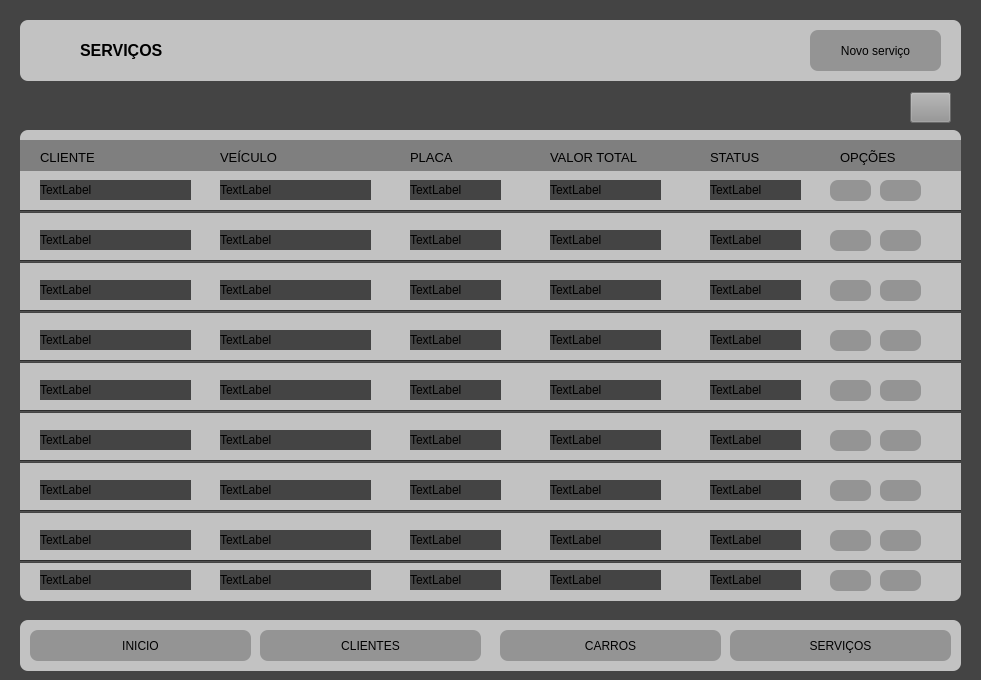
 <widget class="QDialog" name="Dialog">
  <property name="geometry">
   <rect>
    <x>0</x>
    <y>0</y>
    <width>981</width>
    <height>680</height>
   </rect>
  </property>
  <property name="windowTitle">
   <string>Dialog</string>
  </property>
  <property name="styleSheet">
   <string notr="true">background-color: rgb(68, 68, 68);</string>
  </property>
  <widget class="QLabel" name="label">
   <property name="geometry">
    <rect>
     <x>20</x>
     <y>20</y>
     <width>941</width>
     <height>61</height>
    </rect>
   </property>
   <property name="styleSheet">
    <string notr="true">border-radius: 8px;
background-color: rgb(194, 194, 194);
</string>
   </property>
   <property name="text">
    <string>&lt;html&gt;&lt;head/&gt;&lt;body&gt;&lt;p&gt;&lt;br/&gt;&lt;/p&gt;&lt;p&gt;&lt;br/&gt;&lt;/p&gt;&lt;/body&gt;&lt;/html&gt;</string>
   </property>
  </widget>
  <widget class="QLabel" name="label_2">
   <property name="geometry">
    <rect>
     <x>30</x>
     <y>30</y>
     <width>41</width>
     <height>41</height>
    </rect>
   </property>
   <property name="styleSheet">
    <string notr="true">background-color: rgb(194, 194, 194);
image: url(:/newPrefix/servico-tecnico.png);</string>
   </property>
   <property name="text">
    <string/>
   </property>
  </widget>
  <widget class="QLabel" name="label_3">
   <property name="geometry">
    <rect>
     <x>80</x>
     <y>30</y>
     <width>161</width>
     <height>41</height>
    </rect>
   </property>
   <property name="styleSheet">
    <string notr="true">background-color: rgb(194, 194, 194);
</string>
   </property>
   <property name="text">
    <string>&lt;html&gt;&lt;head/&gt;&lt;body&gt;&lt;p&gt;&lt;span style=&quot; font-size:12pt; font-weight:600;&quot;&gt;SERVIÇOS&lt;/span&gt;&lt;/p&gt;&lt;/body&gt;&lt;/html&gt;</string>
   </property>
  </widget>
  <widget class="QLabel" name="label_4">
   <property name="geometry">
    <rect>
     <x>20</x>
     <y>130</y>
     <width>941</width>
     <height>471</height>
    </rect>
   </property>
   <property name="styleSheet">
    <string notr="true">border-radius: 8px;
background-color: rgb(194, 194, 194);
</string>
   </property>
   <property name="text">
    <string>&lt;html&gt;&lt;head/&gt;&lt;body&gt;&lt;p&gt;&lt;br/&gt;&lt;/p&gt;&lt;p&gt;&lt;br/&gt;&lt;/p&gt;&lt;/body&gt;&lt;/html&gt;</string>
   </property>
  </widget>
  <widget class="QPushButton" name="novoclientebotao">
   <property name="geometry">
    <rect>
     <x>810</x>
     <y>30</y>
     <width>131</width>
     <height>41</height>
    </rect>
   </property>
   <property name="styleSheet">
    <string notr="true">border-radius: 8px;
background-color: rgb(148, 148, 148);</string>
   </property>
   <property name="text">
    <string>Novo serviço</string>
   </property>
   <property name="icon">
    <iconset>
     <normaloff>img/botao-adicionar.png</normaloff>img/botao-adicionar.png</iconset>
   </property>
   <property name="iconSize">
    <size>
     <width>24</width>
     <height>24</height>
    </size>
   </property>
  </widget>
  <widget class="QPushButton" name="refreshbotao">
   <property name="geometry">
    <rect>
     <x>910</x>
     <y>92</y>
     <width>41</width>
     <height>31</height>
    </rect>
   </property>
   <property name="styleSheet">
    <string notr="true">background-color: rgb(148, 148, 148);
image: url(:/newPrefix/atualizar.png);</string>
   </property>
   <property name="text">
    <string/>
   </property>
  </widget>
  <widget class="QLabel" name="label_7">
   <property name="geometry">
    <rect>
     <x>20</x>
     <y>140</y>
     <width>941</width>
     <height>31</height>
    </rect>
   </property>
   <property name="styleSheet">
    <string notr="true">background-color: rgb(127, 127, 127);</string>
   </property>
   <property name="text">
    <string/>
   </property>
  </widget>
  <widget class="QLabel" name="label_6">
   <property name="geometry">
    <rect>
     <x>40</x>
     <y>150</y>
     <width>101</width>
     <height>16</height>
    </rect>
   </property>
   <property name="styleSheet">
    <string notr="true">background-color: rgb(127, 127, 127);
font: 75 8pt &quot;System&quot;;
</string>
   </property>
   <property name="text">
    <string>&lt;html&gt;&lt;head/&gt;&lt;body&gt;&lt;p&gt;&lt;span style=&quot; font-size:10pt;&quot;&gt;CLIENTE&lt;/span&gt;&lt;/p&gt;&lt;/body&gt;&lt;/html&gt;</string>
   </property>
  </widget>
  <widget class="QLabel" name="label_20">
   <property name="geometry">
    <rect>
     <x>220</x>
     <y>150</y>
     <width>91</width>
     <height>16</height>
    </rect>
   </property>
   <property name="styleSheet">
    <string notr="true">background-color: rgb(127, 127, 127);
font: 75 8pt &quot;System&quot;;
</string>
   </property>
   <property name="text">
    <string>&lt;html&gt;&lt;head/&gt;&lt;body&gt;&lt;p&gt;&lt;span style=&quot; font-size:10pt;&quot;&gt;VEÍCULO&lt;/span&gt;&lt;/p&gt;&lt;/body&gt;&lt;/html&gt;</string>
   </property>
  </widget>
  <widget class="QLabel" name="label_21">
   <property name="geometry">
    <rect>
     <x>410</x>
     <y>150</y>
     <width>81</width>
     <height>16</height>
    </rect>
   </property>
   <property name="styleSheet">
    <string notr="true">background-color: rgb(127, 127, 127);
font: 75 8pt &quot;System&quot;;
</string>
   </property>
   <property name="text">
    <string>&lt;html&gt;&lt;head/&gt;&lt;body&gt;&lt;p&gt;&lt;span style=&quot; font-size:10pt;&quot;&gt;PLACA&lt;/span&gt;&lt;/p&gt;&lt;/body&gt;&lt;/html&gt;</string>
   </property>
  </widget>
  <widget class="QLabel" name="label_22">
   <property name="geometry">
    <rect>
     <x>550</x>
     <y>150</y>
     <width>91</width>
     <height>16</height>
    </rect>
   </property>
   <property name="styleSheet">
    <string notr="true">background-color: rgb(127, 127, 127);
font: 75 8pt &quot;System&quot;;
</string>
   </property>
   <property name="text">
    <string>&lt;html&gt;&lt;head/&gt;&lt;body&gt;&lt;p&gt;&lt;span style=&quot; font-size:10pt;&quot;&gt;VALOR TOTAL&lt;/span&gt;&lt;/p&gt;&lt;/body&gt;&lt;/html&gt;</string>
   </property>
  </widget>
  <widget class="QLabel" name="label_23">
   <property name="geometry">
    <rect>
     <x>840</x>
     <y>150</y>
     <width>61</width>
     <height>16</height>
    </rect>
   </property>
   <property name="styleSheet">
    <string notr="true">background-color: rgb(127, 127, 127);
font: 75 8pt &quot;System&quot;;
</string>
   </property>
   <property name="text">
    <string>&lt;html&gt;&lt;head/&gt;&lt;body&gt;&lt;p&gt;&lt;span style=&quot; font-size:10pt;&quot;&gt;OPÇÕES&lt;/span&gt;&lt;/p&gt;&lt;/body&gt;&lt;/html&gt;</string>
   </property>
  </widget>
  <widget class="Line" name="line">
   <property name="geometry">
    <rect>
     <x>20</x>
     <y>210</y>
     <width>941</width>
     <height>3</height>
    </rect>
   </property>
   <property name="orientation">
    <enum>Qt::Horizontal</enum>
   </property>
  </widget>
  <widget class="Line" name="line_2">
   <property name="geometry">
    <rect>
     <x>20</x>
     <y>260</y>
     <width>941</width>
     <height>3</height>
    </rect>
   </property>
   <property name="orientation">
    <enum>Qt::Horizontal</enum>
   </property>
  </widget>
  <widget class="Line" name="line_3">
   <property name="geometry">
    <rect>
     <x>20</x>
     <y>310</y>
     <width>941</width>
     <height>3</height>
    </rect>
   </property>
   <property name="orientation">
    <enum>Qt::Horizontal</enum>
   </property>
  </widget>
  <widget class="Line" name="line_4">
   <property name="geometry">
    <rect>
     <x>20</x>
     <y>360</y>
     <width>941</width>
     <height>3</height>
    </rect>
   </property>
   <property name="orientation">
    <enum>Qt::Horizontal</enum>
   </property>
  </widget>
  <widget class="Line" name="line_5">
   <property name="geometry">
    <rect>
     <x>20</x>
     <y>410</y>
     <width>941</width>
     <height>3</height>
    </rect>
   </property>
   <property name="orientation">
    <enum>Qt::Horizontal</enum>
   </property>
  </widget>
  <widget class="Line" name="line_6">
   <property name="geometry">
    <rect>
     <x>20</x>
     <y>460</y>
     <width>941</width>
     <height>3</height>
    </rect>
   </property>
   <property name="orientation">
    <enum>Qt::Horizontal</enum>
   </property>
  </widget>
  <widget class="Line" name="line_7">
   <property name="geometry">
    <rect>
     <x>20</x>
     <y>510</y>
     <width>941</width>
     <height>3</height>
    </rect>
   </property>
   <property name="orientation">
    <enum>Qt::Horizontal</enum>
   </property>
  </widget>
  <widget class="Line" name="line_8">
   <property name="geometry">
    <rect>
     <x>20</x>
     <y>560</y>
     <width>941</width>
     <height>3</height>
    </rect>
   </property>
   <property name="orientation">
    <enum>Qt::Horizontal</enum>
   </property>
  </widget>
  <widget class="QLabel" name="nomecliente">
   <property name="geometry">
    <rect>
     <x>40</x>
     <y>180</y>
     <width>151</width>
     <height>20</height>
    </rect>
   </property>
   <property name="text">
    <string>TextLabel</string>
   </property>
  </widget>
  <widget class="QLabel" name="nomecarro">
   <property name="geometry">
    <rect>
     <x>220</x>
     <y>180</y>
     <width>151</width>
     <height>20</height>
    </rect>
   </property>
   <property name="text">
    <string>TextLabel</string>
   </property>
  </widget>
  <widget class="QLabel" name="placaveiculo">
   <property name="geometry">
    <rect>
     <x>410</x>
     <y>180</y>
     <width>91</width>
     <height>20</height>
    </rect>
   </property>
   <property name="text">
    <string>TextLabel</string>
   </property>
  </widget>
  <widget class="QLabel" name="valortotal">
   <property name="geometry">
    <rect>
     <x>550</x>
     <y>180</y>
     <width>111</width>
     <height>20</height>
    </rect>
   </property>
   <property name="text">
    <string>TextLabel</string>
   </property>
  </widget>
  <widget class="QLabel" name="placaveiculo_2">
   <property name="geometry">
    <rect>
     <x>410</x>
     <y>230</y>
     <width>91</width>
     <height>20</height>
    </rect>
   </property>
   <property name="text">
    <string>TextLabel</string>
   </property>
  </widget>
  <widget class="QLabel" name="nomecliente_2">
   <property name="geometry">
    <rect>
     <x>40</x>
     <y>230</y>
     <width>151</width>
     <height>20</height>
    </rect>
   </property>
   <property name="text">
    <string>TextLabel</string>
   </property>
  </widget>
  <widget class="QLabel" name="valortotal_2">
   <property name="geometry">
    <rect>
     <x>550</x>
     <y>230</y>
     <width>111</width>
     <height>20</height>
    </rect>
   </property>
   <property name="text">
    <string>TextLabel</string>
   </property>
  </widget>
  <widget class="QLabel" name="nomecarro_2">
   <property name="geometry">
    <rect>
     <x>220</x>
     <y>230</y>
     <width>151</width>
     <height>20</height>
    </rect>
   </property>
   <property name="text">
    <string>TextLabel</string>
   </property>
  </widget>
  <widget class="QLabel" name="nomecarro_3">
   <property name="geometry">
    <rect>
     <x>220</x>
     <y>280</y>
     <width>151</width>
     <height>20</height>
    </rect>
   </property>
   <property name="text">
    <string>TextLabel</string>
   </property>
  </widget>
  <widget class="QLabel" name="valortotal_3">
   <property name="geometry">
    <rect>
     <x>550</x>
     <y>280</y>
     <width>111</width>
     <height>20</height>
    </rect>
   </property>
   <property name="text">
    <string>TextLabel</string>
   </property>
  </widget>
  <widget class="QLabel" name="nomecliente_3">
   <property name="geometry">
    <rect>
     <x>40</x>
     <y>280</y>
     <width>151</width>
     <height>20</height>
    </rect>
   </property>
   <property name="text">
    <string>TextLabel</string>
   </property>
  </widget>
  <widget class="QLabel" name="placaveiculo_3">
   <property name="geometry">
    <rect>
     <x>410</x>
     <y>280</y>
     <width>91</width>
     <height>20</height>
    </rect>
   </property>
   <property name="text">
    <string>TextLabel</string>
   </property>
  </widget>
  <widget class="QLabel" name="nomecarro_4">
   <property name="geometry">
    <rect>
     <x>220</x>
     <y>330</y>
     <width>151</width>
     <height>20</height>
    </rect>
   </property>
   <property name="text">
    <string>TextLabel</string>
   </property>
  </widget>
  <widget class="QLabel" name="nomecliente_4">
   <property name="geometry">
    <rect>
     <x>40</x>
     <y>330</y>
     <width>151</width>
     <height>20</height>
    </rect>
   </property>
   <property name="text">
    <string>TextLabel</string>
   </property>
  </widget>
  <widget class="QLabel" name="valortotal_4">
   <property name="geometry">
    <rect>
     <x>550</x>
     <y>330</y>
     <width>111</width>
     <height>20</height>
    </rect>
   </property>
   <property name="text">
    <string>TextLabel</string>
   </property>
  </widget>
  <widget class="QLabel" name="placaveiculo_4">
   <property name="geometry">
    <rect>
     <x>410</x>
     <y>330</y>
     <width>91</width>
     <height>20</height>
    </rect>
   </property>
   <property name="text">
    <string>TextLabel</string>
   </property>
  </widget>
  <widget class="QLabel" name="nomecarro_5">
   <property name="geometry">
    <rect>
     <x>220</x>
     <y>380</y>
     <width>151</width>
     <height>20</height>
    </rect>
   </property>
   <property name="text">
    <string>TextLabel</string>
   </property>
  </widget>
  <widget class="QLabel" name="nomecliente_5">
   <property name="geometry">
    <rect>
     <x>40</x>
     <y>380</y>
     <width>151</width>
     <height>20</height>
    </rect>
   </property>
   <property name="text">
    <string>TextLabel</string>
   </property>
  </widget>
  <widget class="QLabel" name="valortotal_5">
   <property name="geometry">
    <rect>
     <x>550</x>
     <y>380</y>
     <width>111</width>
     <height>20</height>
    </rect>
   </property>
   <property name="text">
    <string>TextLabel</string>
   </property>
  </widget>
  <widget class="QLabel" name="placaveiculo_5">
   <property name="geometry">
    <rect>
     <x>410</x>
     <y>380</y>
     <width>91</width>
     <height>20</height>
    </rect>
   </property>
   <property name="text">
    <string>TextLabel</string>
   </property>
  </widget>
  <widget class="QLabel" name="nomecarro_6">
   <property name="geometry">
    <rect>
     <x>220</x>
     <y>430</y>
     <width>151</width>
     <height>20</height>
    </rect>
   </property>
   <property name="text">
    <string>TextLabel</string>
   </property>
  </widget>
  <widget class="QLabel" name="nomecliente_6">
   <property name="geometry">
    <rect>
     <x>40</x>
     <y>430</y>
     <width>151</width>
     <height>20</height>
    </rect>
   </property>
   <property name="text">
    <string>TextLabel</string>
   </property>
  </widget>
  <widget class="QLabel" name="valortotal_6">
   <property name="geometry">
    <rect>
     <x>550</x>
     <y>430</y>
     <width>111</width>
     <height>20</height>
    </rect>
   </property>
   <property name="text">
    <string>TextLabel</string>
   </property>
  </widget>
  <widget class="QLabel" name="placaveiculo_6">
   <property name="geometry">
    <rect>
     <x>410</x>
     <y>430</y>
     <width>91</width>
     <height>20</height>
    </rect>
   </property>
   <property name="text">
    <string>TextLabel</string>
   </property>
  </widget>
  <widget class="QLabel" name="nomecarro_7">
   <property name="geometry">
    <rect>
     <x>220</x>
     <y>480</y>
     <width>151</width>
     <height>20</height>
    </rect>
   </property>
   <property name="text">
    <string>TextLabel</string>
   </property>
  </widget>
  <widget class="QLabel" name="nomecliente_7">
   <property name="geometry">
    <rect>
     <x>40</x>
     <y>480</y>
     <width>151</width>
     <height>20</height>
    </rect>
   </property>
   <property name="text">
    <string>TextLabel</string>
   </property>
  </widget>
  <widget class="QLabel" name="valortotal_7">
   <property name="geometry">
    <rect>
     <x>550</x>
     <y>480</y>
     <width>111</width>
     <height>20</height>
    </rect>
   </property>
   <property name="text">
    <string>TextLabel</string>
   </property>
  </widget>
  <widget class="QLabel" name="placaveiculo_7">
   <property name="geometry">
    <rect>
     <x>410</x>
     <y>480</y>
     <width>91</width>
     <height>20</height>
    </rect>
   </property>
   <property name="text">
    <string>TextLabel</string>
   </property>
  </widget>
  <widget class="QLabel" name="nomecarro_8">
   <property name="geometry">
    <rect>
     <x>220</x>
     <y>530</y>
     <width>151</width>
     <height>20</height>
    </rect>
   </property>
   <property name="text">
    <string>TextLabel</string>
   </property>
  </widget>
  <widget class="QLabel" name="nomecliente_8">
   <property name="geometry">
    <rect>
     <x>40</x>
     <y>530</y>
     <width>151</width>
     <height>20</height>
    </rect>
   </property>
   <property name="text">
    <string>TextLabel</string>
   </property>
  </widget>
  <widget class="QLabel" name="valortotal_8">
   <property name="geometry">
    <rect>
     <x>550</x>
     <y>530</y>
     <width>111</width>
     <height>20</height>
    </rect>
   </property>
   <property name="text">
    <string>TextLabel</string>
   </property>
  </widget>
  <widget class="QLabel" name="placaveiculo_8">
   <property name="geometry">
    <rect>
     <x>410</x>
     <y>530</y>
     <width>91</width>
     <height>20</height>
    </rect>
   </property>
   <property name="text">
    <string>TextLabel</string>
   </property>
  </widget>
  <widget class="QLabel" name="nomecarro_9">
   <property name="geometry">
    <rect>
     <x>220</x>
     <y>570</y>
     <width>151</width>
     <height>20</height>
    </rect>
   </property>
   <property name="text">
    <string>TextLabel</string>
   </property>
  </widget>
  <widget class="QLabel" name="nomecliente_9">
   <property name="geometry">
    <rect>
     <x>40</x>
     <y>570</y>
     <width>151</width>
     <height>20</height>
    </rect>
   </property>
   <property name="text">
    <string>TextLabel</string>
   </property>
  </widget>
  <widget class="QLabel" name="valortotal_9">
   <property name="geometry">
    <rect>
     <x>550</x>
     <y>570</y>
     <width>111</width>
     <height>20</height>
    </rect>
   </property>
   <property name="text">
    <string>TextLabel</string>
   </property>
  </widget>
  <widget class="QLabel" name="placaveiculo_9">
   <property name="geometry">
    <rect>
     <x>410</x>
     <y>570</y>
     <width>91</width>
     <height>20</height>
    </rect>
   </property>
   <property name="text">
    <string>TextLabel</string>
   </property>
  </widget>
  <widget class="QLabel" name="label_5">
   <property name="geometry">
    <rect>
     <x>20</x>
     <y>620</y>
     <width>941</width>
     <height>51</height>
    </rect>
   </property>
   <property name="styleSheet">
    <string notr="true">border-radius: 8px;
background-color: rgb(194, 194, 194);
</string>
   </property>
   <property name="text">
    <string>&lt;html&gt;&lt;head/&gt;&lt;body&gt;&lt;p&gt;&lt;br/&gt;&lt;/p&gt;&lt;p&gt;&lt;br/&gt;&lt;/p&gt;&lt;/body&gt;&lt;/html&gt;</string>
   </property>
  </widget>
  <widget class="QPushButton" name="novoclientebotao_5">
   <property name="geometry">
    <rect>
     <x>730</x>
     <y>630</y>
     <width>221</width>
     <height>31</height>
    </rect>
   </property>
   <property name="styleSheet">
    <string notr="true">border-radius: 8px;
background-color: rgb(148, 148, 148);</string>
   </property>
   <property name="text">
    <string>SERVIÇOS</string>
   </property>
   <property name="icon">
    <iconset>
     <normaloff>img/servico-tecnico.png</normaloff>img/servico-tecnico.png</iconset>
   </property>
   <property name="iconSize">
    <size>
     <width>24</width>
     <height>24</height>
    </size>
   </property>
  </widget>
  <widget class="QPushButton" name="novoclientebotao_6">
   <property name="geometry">
    <rect>
     <x>500</x>
     <y>630</y>
     <width>221</width>
     <height>31</height>
    </rect>
   </property>
   <property name="styleSheet">
    <string notr="true">border-radius: 8px;
background-color: rgb(148, 148, 148);</string>
   </property>
   <property name="text">
    <string>CARROS</string>
   </property>
   <property name="icon">
    <iconset>
     <normaloff>img/carro icon.png</normaloff>img/carro icon.png</iconset>
   </property>
   <property name="iconSize">
    <size>
     <width>24</width>
     <height>24</height>
    </size>
   </property>
  </widget>
  <widget class="QPushButton" name="novoclientebotao_7">
   <property name="geometry">
    <rect>
     <x>260</x>
     <y>630</y>
     <width>221</width>
     <height>31</height>
    </rect>
   </property>
   <property name="styleSheet">
    <string notr="true">border-radius: 8px;
background-color: rgb(148, 148, 148);</string>
   </property>
   <property name="text">
    <string>CLIENTES</string>
   </property>
   <property name="icon">
    <iconset>
     <normaloff>img/pessoa.png</normaloff>img/pessoa.png</iconset>
   </property>
   <property name="iconSize">
    <size>
     <width>24</width>
     <height>24</height>
    </size>
   </property>
  </widget>
  <widget class="QPushButton" name="novoclientebotao_8">
   <property name="geometry">
    <rect>
     <x>30</x>
     <y>630</y>
     <width>221</width>
     <height>31</height>
    </rect>
   </property>
   <property name="styleSheet">
    <string notr="true">border-radius: 8px;
background-color: rgb(148, 148, 148);</string>
   </property>
   <property name="text">
    <string>INICIO</string>
   </property>
   <property name="icon">
    <iconset>
     <normaloff>img/lar.png</normaloff>img/lar.png</iconset>
   </property>
   <property name="iconSize">
    <size>
     <width>24</width>
     <height>24</height>
    </size>
   </property>
  </widget>
  <widget class="QPushButton" name="alterarbotao">
   <property name="geometry">
    <rect>
     <x>830</x>
     <y>180</y>
     <width>41</width>
     <height>21</height>
    </rect>
   </property>
   <property name="styleSheet">
    <string notr="true">border-radius: 8px;
background-color: rgb(148, 148, 148);</string>
   </property>
   <property name="text">
    <string/>
   </property>
   <property name="icon">
    <iconset>
     <normaloff>img/alterar.png</normaloff>img/alterar.png</iconset>
   </property>
  </widget>
  <widget class="QPushButton" name="excluirbotao">
   <property name="geometry">
    <rect>
     <x>880</x>
     <y>180</y>
     <width>41</width>
     <height>21</height>
    </rect>
   </property>
   <property name="styleSheet">
    <string notr="true">border-radius: 8px;
background-color: rgb(148, 148, 148);</string>
   </property>
   <property name="text">
    <string/>
   </property>
   <property name="icon">
    <iconset>
     <normaloff>img/excluir.png</normaloff>img/excluir.png</iconset>
   </property>
  </widget>
  <widget class="QPushButton" name="alterarbotao_2">
   <property name="geometry">
    <rect>
     <x>830</x>
     <y>230</y>
     <width>41</width>
     <height>21</height>
    </rect>
   </property>
   <property name="styleSheet">
    <string notr="true">border-radius: 8px;
background-color: rgb(148, 148, 148);</string>
   </property>
   <property name="text">
    <string/>
   </property>
   <property name="icon">
    <iconset>
     <normaloff>img/alterar.png</normaloff>img/alterar.png</iconset>
   </property>
  </widget>
  <widget class="QPushButton" name="excluirbotao_2">
   <property name="geometry">
    <rect>
     <x>880</x>
     <y>230</y>
     <width>41</width>
     <height>21</height>
    </rect>
   </property>
   <property name="styleSheet">
    <string notr="true">border-radius: 8px;
background-color: rgb(148, 148, 148);</string>
   </property>
   <property name="text">
    <string/>
   </property>
   <property name="icon">
    <iconset>
     <normaloff>img/excluir.png</normaloff>img/excluir.png</iconset>
   </property>
  </widget>
  <widget class="QPushButton" name="alterarbotao_3">
   <property name="geometry">
    <rect>
     <x>830</x>
     <y>280</y>
     <width>41</width>
     <height>21</height>
    </rect>
   </property>
   <property name="styleSheet">
    <string notr="true">border-radius: 8px;
background-color: rgb(148, 148, 148);</string>
   </property>
   <property name="text">
    <string/>
   </property>
   <property name="icon">
    <iconset>
     <normaloff>img/alterar.png</normaloff>img/alterar.png</iconset>
   </property>
  </widget>
  <widget class="QPushButton" name="excluirbotao_3">
   <property name="geometry">
    <rect>
     <x>880</x>
     <y>280</y>
     <width>41</width>
     <height>21</height>
    </rect>
   </property>
   <property name="styleSheet">
    <string notr="true">border-radius: 8px;
background-color: rgb(148, 148, 148);</string>
   </property>
   <property name="text">
    <string/>
   </property>
   <property name="icon">
    <iconset>
     <normaloff>img/excluir.png</normaloff>img/excluir.png</iconset>
   </property>
  </widget>
  <widget class="QPushButton" name="alterarbotao_4">
   <property name="geometry">
    <rect>
     <x>830</x>
     <y>330</y>
     <width>41</width>
     <height>21</height>
    </rect>
   </property>
   <property name="styleSheet">
    <string notr="true">border-radius: 8px;
background-color: rgb(148, 148, 148);</string>
   </property>
   <property name="text">
    <string/>
   </property>
   <property name="icon">
    <iconset>
     <normaloff>img/alterar.png</normaloff>img/alterar.png</iconset>
   </property>
  </widget>
  <widget class="QPushButton" name="excluirbotao_4">
   <property name="geometry">
    <rect>
     <x>880</x>
     <y>330</y>
     <width>41</width>
     <height>21</height>
    </rect>
   </property>
   <property name="styleSheet">
    <string notr="true">border-radius: 8px;
background-color: rgb(148, 148, 148);</string>
   </property>
   <property name="text">
    <string/>
   </property>
   <property name="icon">
    <iconset>
     <normaloff>img/excluir.png</normaloff>img/excluir.png</iconset>
   </property>
  </widget>
  <widget class="QPushButton" name="alterarbotao_5">
   <property name="geometry">
    <rect>
     <x>830</x>
     <y>380</y>
     <width>41</width>
     <height>21</height>
    </rect>
   </property>
   <property name="styleSheet">
    <string notr="true">border-radius: 8px;
background-color: rgb(148, 148, 148);</string>
   </property>
   <property name="text">
    <string/>
   </property>
   <property name="icon">
    <iconset>
     <normaloff>img/alterar.png</normaloff>img/alterar.png</iconset>
   </property>
  </widget>
  <widget class="QPushButton" name="excluirbotao_5">
   <property name="geometry">
    <rect>
     <x>880</x>
     <y>380</y>
     <width>41</width>
     <height>21</height>
    </rect>
   </property>
   <property name="styleSheet">
    <string notr="true">border-radius: 8px;
background-color: rgb(148, 148, 148);</string>
   </property>
   <property name="text">
    <string/>
   </property>
   <property name="icon">
    <iconset>
     <normaloff>img/excluir.png</normaloff>img/excluir.png</iconset>
   </property>
  </widget>
  <widget class="QPushButton" name="alterarbotao_6">
   <property name="geometry">
    <rect>
     <x>830</x>
     <y>430</y>
     <width>41</width>
     <height>21</height>
    </rect>
   </property>
   <property name="styleSheet">
    <string notr="true">border-radius: 8px;
background-color: rgb(148, 148, 148);</string>
   </property>
   <property name="text">
    <string/>
   </property>
   <property name="icon">
    <iconset>
     <normaloff>img/alterar.png</normaloff>img/alterar.png</iconset>
   </property>
  </widget>
  <widget class="QPushButton" name="excluirbotao_6">
   <property name="geometry">
    <rect>
     <x>880</x>
     <y>430</y>
     <width>41</width>
     <height>21</height>
    </rect>
   </property>
   <property name="styleSheet">
    <string notr="true">border-radius: 8px;
background-color: rgb(148, 148, 148);</string>
   </property>
   <property name="text">
    <string/>
   </property>
   <property name="icon">
    <iconset>
     <normaloff>img/excluir.png</normaloff>img/excluir.png</iconset>
   </property>
  </widget>
  <widget class="QPushButton" name="alterarbotao_7">
   <property name="geometry">
    <rect>
     <x>830</x>
     <y>480</y>
     <width>41</width>
     <height>21</height>
    </rect>
   </property>
   <property name="styleSheet">
    <string notr="true">border-radius: 8px;
background-color: rgb(148, 148, 148);</string>
   </property>
   <property name="text">
    <string/>
   </property>
   <property name="icon">
    <iconset>
     <normaloff>img/alterar.png</normaloff>img/alterar.png</iconset>
   </property>
  </widget>
  <widget class="QPushButton" name="excluirbotao_7">
   <property name="geometry">
    <rect>
     <x>880</x>
     <y>480</y>
     <width>41</width>
     <height>21</height>
    </rect>
   </property>
   <property name="styleSheet">
    <string notr="true">border-radius: 8px;
background-color: rgb(148, 148, 148);</string>
   </property>
   <property name="text">
    <string/>
   </property>
   <property name="icon">
    <iconset>
     <normaloff>img/excluir.png</normaloff>img/excluir.png</iconset>
   </property>
  </widget>
  <widget class="QPushButton" name="alterarbotao_8">
   <property name="geometry">
    <rect>
     <x>830</x>
     <y>530</y>
     <width>41</width>
     <height>21</height>
    </rect>
   </property>
   <property name="styleSheet">
    <string notr="true">border-radius: 8px;
background-color: rgb(148, 148, 148);</string>
   </property>
   <property name="text">
    <string/>
   </property>
   <property name="icon">
    <iconset>
     <normaloff>img/alterar.png</normaloff>img/alterar.png</iconset>
   </property>
  </widget>
  <widget class="QPushButton" name="excluirbotao_8">
   <property name="geometry">
    <rect>
     <x>880</x>
     <y>530</y>
     <width>41</width>
     <height>21</height>
    </rect>
   </property>
   <property name="styleSheet">
    <string notr="true">border-radius: 8px;
background-color: rgb(148, 148, 148);</string>
   </property>
   <property name="text">
    <string/>
   </property>
   <property name="icon">
    <iconset>
     <normaloff>img/excluir.png</normaloff>img/excluir.png</iconset>
   </property>
  </widget>
  <widget class="QPushButton" name="alterarbotao_9">
   <property name="geometry">
    <rect>
     <x>830</x>
     <y>570</y>
     <width>41</width>
     <height>21</height>
    </rect>
   </property>
   <property name="styleSheet">
    <string notr="true">border-radius: 8px;
background-color: rgb(148, 148, 148);</string>
   </property>
   <property name="text">
    <string/>
   </property>
   <property name="icon">
    <iconset>
     <normaloff>img/alterar.png</normaloff>img/alterar.png</iconset>
   </property>
  </widget>
  <widget class="QPushButton" name="excluirbotao_9">
   <property name="geometry">
    <rect>
     <x>880</x>
     <y>570</y>
     <width>41</width>
     <height>21</height>
    </rect>
   </property>
   <property name="styleSheet">
    <string notr="true">border-radius: 8px;
background-color: rgb(148, 148, 148);</string>
   </property>
   <property name="text">
    <string/>
   </property>
   <property name="icon">
    <iconset>
     <normaloff>img/excluir.png</normaloff>img/excluir.png</iconset>
   </property>
  </widget>
  <widget class="QLabel" name="label_24">
   <property name="geometry">
    <rect>
     <x>710</x>
     <y>150</y>
     <width>61</width>
     <height>16</height>
    </rect>
   </property>
   <property name="styleSheet">
    <string notr="true">background-color: rgb(127, 127, 127);
font: 75 8pt &quot;System&quot;;
</string>
   </property>
   <property name="text">
    <string>&lt;html&gt;&lt;head/&gt;&lt;body&gt;&lt;p&gt;&lt;span style=&quot; font-size:10pt;&quot;&gt;STATUS&lt;/span&gt;&lt;/p&gt;&lt;/body&gt;&lt;/html&gt;</string>
   </property>
  </widget>
  <widget class="QLabel" name="status">
   <property name="geometry">
    <rect>
     <x>710</x>
     <y>180</y>
     <width>91</width>
     <height>20</height>
    </rect>
   </property>
   <property name="text">
    <string>TextLabel</string>
   </property>
  </widget>
  <widget class="QLabel" name="status_2">
   <property name="geometry">
    <rect>
     <x>710</x>
     <y>230</y>
     <width>91</width>
     <height>20</height>
    </rect>
   </property>
   <property name="text">
    <string>TextLabel</string>
   </property>
  </widget>
  <widget class="QLabel" name="status_3">
   <property name="geometry">
    <rect>
     <x>710</x>
     <y>280</y>
     <width>91</width>
     <height>20</height>
    </rect>
   </property>
   <property name="text">
    <string>TextLabel</string>
   </property>
  </widget>
  <widget class="QLabel" name="status_4">
   <property name="geometry">
    <rect>
     <x>710</x>
     <y>330</y>
     <width>91</width>
     <height>20</height>
    </rect>
   </property>
   <property name="text">
    <string>TextLabel</string>
   </property>
  </widget>
  <widget class="QLabel" name="status_5">
   <property name="geometry">
    <rect>
     <x>710</x>
     <y>380</y>
     <width>91</width>
     <height>20</height>
    </rect>
   </property>
   <property name="text">
    <string>TextLabel</string>
   </property>
  </widget>
  <widget class="QLabel" name="status_6">
   <property name="geometry">
    <rect>
     <x>710</x>
     <y>430</y>
     <width>91</width>
     <height>20</height>
    </rect>
   </property>
   <property name="text">
    <string>TextLabel</string>
   </property>
  </widget>
  <widget class="QLabel" name="status_7">
   <property name="geometry">
    <rect>
     <x>710</x>
     <y>480</y>
     <width>91</width>
     <height>20</height>
    </rect>
   </property>
   <property name="text">
    <string>TextLabel</string>
   </property>
  </widget>
  <widget class="QLabel" name="status_8">
   <property name="geometry">
    <rect>
     <x>710</x>
     <y>530</y>
     <width>91</width>
     <height>20</height>
    </rect>
   </property>
   <property name="text">
    <string>TextLabel</string>
   </property>
  </widget>
  <widget class="QLabel" name="status_9">
   <property name="geometry">
    <rect>
     <x>710</x>
     <y>570</y>
     <width>91</width>
     <height>20</height>
    </rect>
   </property>
   <property name="text">
    <string>TextLabel</string>
   </property>
  </widget>
 </widget>
